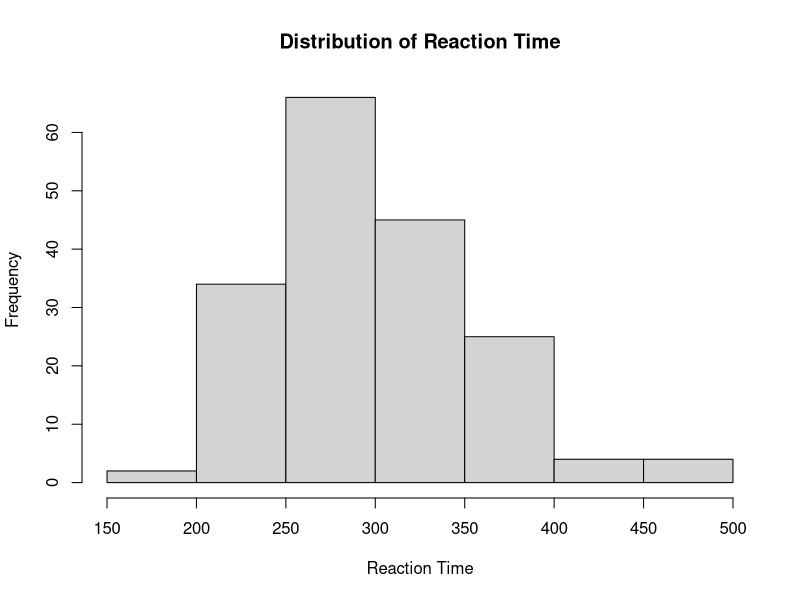
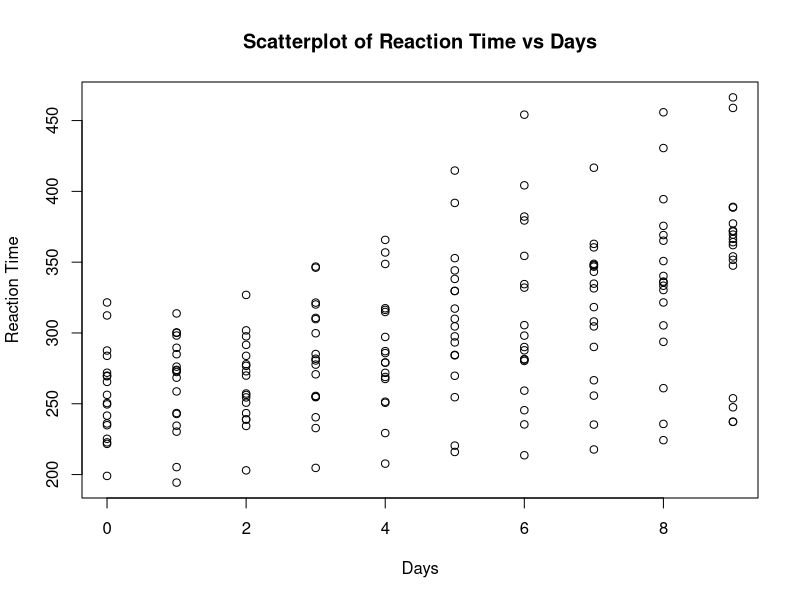

The R source for these figures, in order: (Note: this script raises an error after producing the figures.)
#a
library(lme4)
library(ggplot2)
data(sleepstudy)
#b
str(sleepstudy)
head(sleepstudy)
#c
# Visualize the distribution of Reaction time
hist(sleepstudy$Reaction, main = "Distribution of Reaction Time", xlab = "Reaction Time")
#Scatterplot to visualize the relationship between Days and Reaction time
plot(sleepstudy$Days, sleepstudy$Reaction, main = "Scatterplot of Reaction Time vs Days", xlab = "Days", ylab = "Reaction Time") 
#descriptive_statistics
#a
describe(sleepstudy[, c("Days", "Reaction")])
summary(sleepstudy$Days)
#These statistics describe the distribution of the "Days" variable. 
#The median value of 4.5 suggests that the middle observation falls around the 4.5th day.
summary(sleepstudy$Reaction)
#These statistics describe the distribution of the "Reaction" variable, representing reaction times. The median reaction time is 288.7
#, and the mean reaction time is 298.5.
summary(sleepstudy$Subject)
#There are 18 unique subjects (308, 309, 310, 330, 331, ..., 372) in the dataset, each with 10 observations.
# Histogram of reaction times
ggplot(sleepstudy, aes(x = Reaction)) +
  geom_histogram(binwidth = 10, fill = "skyblue", color = "black", alpha = 0.7) +
  labs(title = "Distribution of Reaction Times", x = "Reaction Time", y = "Frequency")
ggplot(sleepstudy, aes(x = Reaction, fill = as.factor(Days))) +
  geom_histogram(binwidth = 10, position = "dodge", alpha = 0.7, color = "black") +
  labs(title = "Grouped Histogram of Reaction Times by Days", x = "Reaction Time", y = "Frequency") +
  theme_minimal()
# Density plot for reaction times by days
ggplot(sleepstudy, aes(x = Reaction, fill = as.factor(Days))) +
  geom_density(alpha = 0.7) +
  labs(title = "Density Plot of Reaction Times by Days", x = "Reaction Time", y = "Density") +
  theme_minimal()
# Boxplot of reaction times by days
ggplot(sleepstudy, aes(x = as.factor(Days), y = Reaction)) +
  geom_boxplot(fill = "skyblue", color = "black", alpha = 0.7) +
  labs(title = "Reaction Times Over Different Days", x = "Days", y = "Reaction Time") 
#3model
#In this case, you may want to model the relationship between reaction time 
#(Reaction) and days (Days) while considering the repeated measures for each 
#subject 
#A linear mixed-effects model (LMM) is a suitable approach for this type of data.
sleep_model <- lmer(Reaction ~ Days + (Days | Subject), data = sleepstudy)
summary(sleep_model)
#interpretation 
#Intercept : The estimated baseline reaction time is 251.405 milliseconds. 
#This represents the expected reaction time when the number of days is zero.
#Days : The estimated change in reaction time per day is 10.467 milliseconds. 
#The positive coefficient suggests that, on average, reaction time increases 
#by approximately 10.467 milliseconds for each additional day.
#subject (intercept) :The estimated variance (612.10) represents the degree of this variability. 
#The standard deviation (24.741) indicates the typical amount of deviation of 
#individual subject.
#subject (days):The estimated variance (35.07) and standard deviation (5.922) 
#quantify the extent of this variability. 

# Extract residuals from the model
residuals <- resid(sleep_model)
hist(residuals)

# Check for normality of residuals
qqnorm(residuals, main = "Normal Q-Q Plot of Residuals")
qqline(residuals)
#Points closely follow the diagonal line.so they are normally distributed.
plot(fitted(sleep_model), residuals, main = "Residuals vs. Fitted Values",
     xlab = "Fitted Values", ylab = "Residuals")
